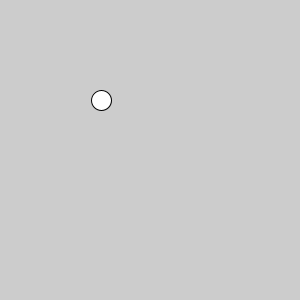
Frame 1 (no input)
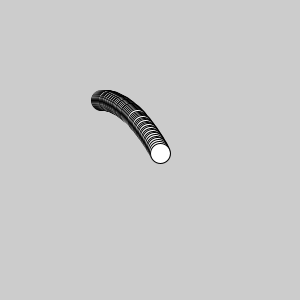
Frame 60 (the mouse pressed at the canvas centre just before this capture)
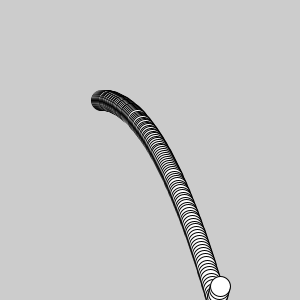
Frame 120 (the mouse held since frame 60 and released just before this capture)

The Processing sketch that drew these frames (run headless with seeded random() and noise(); from frame 60 on, the mouse is pressed at the canvas centre):

// Processing sketch: bounce
// ── bounce.pde
float g = 0.03;
float vx = 1, vy = 0;
float x = 100, y = 100;

void setup() {
  size(300, 300);
}

void draw() {
  x += vx;
  if (x < 0 || width < x) {
    vx *= -1;
  }
  
  y += vy;
  if (y < 0 || height < y) {
    vy *= -1;
  }
  
  ellipse(x, y, 20, 20);
  
  vy += g;
}
